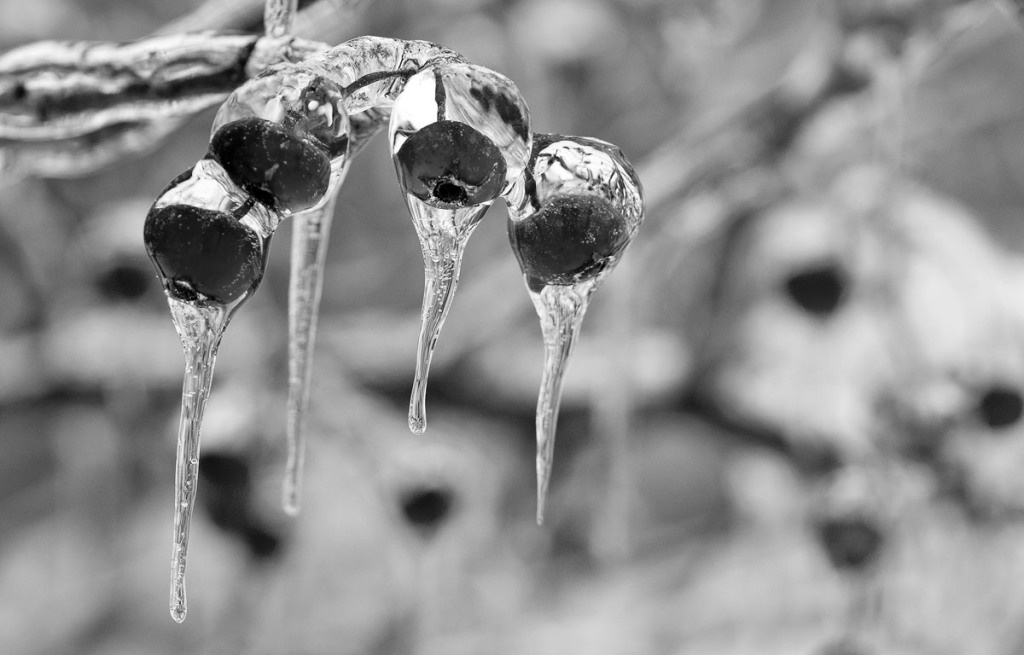
#> input picture 3lab/images/rowan_grayscale.jpg, 1024 x 655 px, found by its file name
$ python canny.py
#> lines starting #> are read from the running program, lines starting #| are printed output that depends on the picture; after the words box and inside, x2 and y2 are one past the last pixel; in counts of white or black regions, pixels touching at a corner belong together
import cv2 as cv
import numpy as np

# Reading image
img_path = "C:/denFiles/git/technical-vision/3lab/images/"
img_name = "rowan_grayscale.jpg"
img = cv.imread(img_path + img_name, cv.IMREAD_GRAYSCALE)
#> img is the input picture: shape (655, 1024); min 0, max 255, mean 144
n_rows, n_cols = img.shape[:2]
#> n_rows = 655; n_cols = 1024

# Set parameters
t1 = 100
t2 = 200

# Apply Canny algorithm
img_res = cv.Canny(img, t1, t2, L2gradient=True)
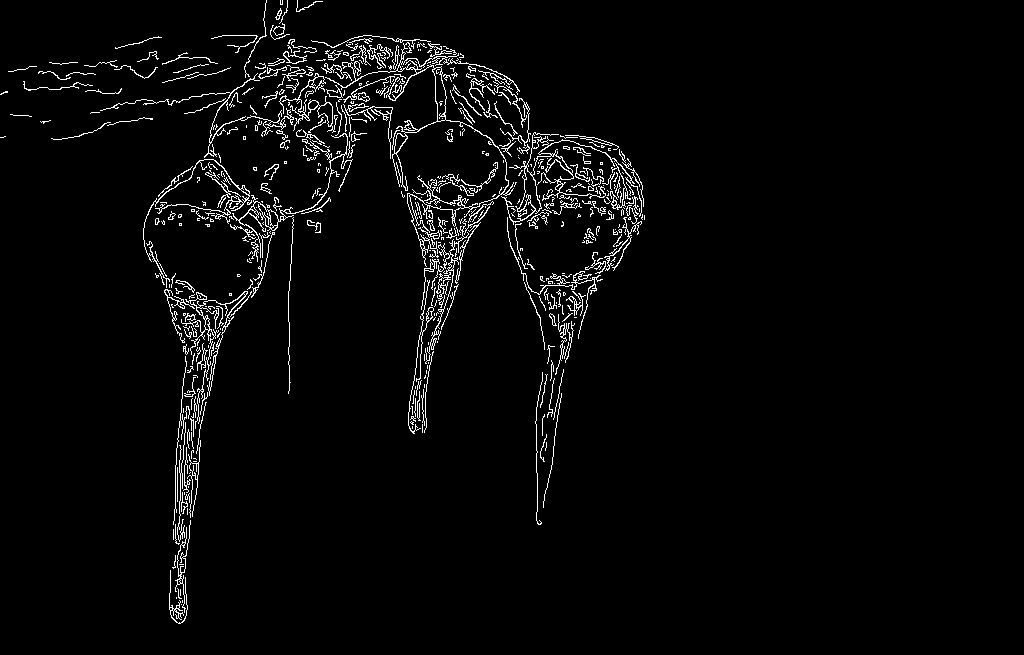
#> img_res: shape (655, 1024); 3.1% white in thin lines or dots, all inside (x1, y1, x2, y2) = (0, 0, 645, 624)

# Invert colors for better readability
img_res = (img_res.astype(np.int16) * (-1) + 255).astype(np.uint8)

# Save result
cv.imwrite(img_path + img_name.rpartition('.')[0] + "_canny.jpg", img_res)

# Show result
cv.imshow("Canny algorithm", img_res)
cv.waitKey(0)
cv.destroyAllWindows()
